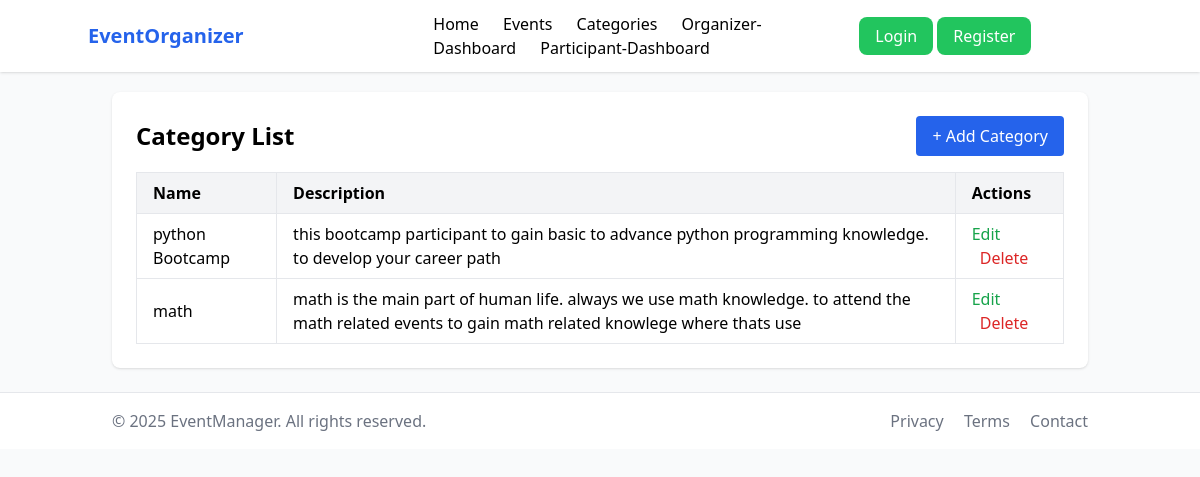
Page /events/categories/ on the committed database.
### events/models.py (models this page shows, shortened)
class Category(models.Model):
    name = models.CharField(max_length=200)
    description = models.TextField()

### events/views.py (the view)
# urls.py: path('categories/', category_list, name='category_list'),
def category_list(request):
    categories = Category.objects.annotate(event_count=Count('events'))
    return render(request, 'events/category_list.html', {'categories': categories})

### events/templates/events/category_list.html (shortened to what this page needs)
{% load static %}
<!DOCTYPE html>
<html lang="en">
<head>
    <link rel="stylesheet" href="{% static "css/output.css" %}">
</head>
<body class="bg-gray-50">
{% include "events/navbar.html" %}
<div class="container mx-auto px-6 my-5">
    <div class="bg-white shadow rounded-lg p-6">
        <div class="flex justify-between items-center mb-4">
            <h1 class="text-2xl font-bold">Category List</h1>
            <a href="{% url 'category_create' %}"
               class="bg-blue-600 text-white px-4 py-2 rounded hover:bg-blue-700">
               + Add Category
            </a>
        </div>
        <table class="min-w-full bg-white border border-gray-200">
            <thead class="bg-gray-100">
                <tr>
                    <th class="border px-4 py-2 text-left">Name</th>
                    <th class="border px-4 py-2 text-left">Description</th>
                    <th class="border px-4 py-2 text-left">Actions</th>
                </tr>
            </thead>
            <tbody>
                {% for category in categories %}
                <tr class="hover:bg-gray-50">
                    <td class="border px-4 py-2">{{ category.name }}</td>
                    <td class="border px-4 py-2">{{ category.description }}</td>
                    <td class="border px-4 py-2 space-x-2">
                        <a href="{% url 'category_update' category.id %}"
                           class="text-green-600 hover:underline">Edit</a>
                        <a href="{% url 'category_delete' category.id %}"
                           class="text-red-600 hover:underline">Delete</a>
                    </td>
                </tr>
                {% empty %}
                <tr>
                    <td colspan="3" class="text-center py-4">No categories found.</td>
                </tr>
                {% endfor %}
            </tbody>
        </table>
    </div>
</div>
{% include "events/footer.html" %}
</body>
</html>

### rows in the picture
Category: name "python Bootcamp", description "this bootcamp participant to gain basic to advance python programming knowledge. to develop your career path"
Category: name "math", description "math is the main part of human life. always we use math knowledge. to attend the math related events to gain math related knowlege where thats use"
